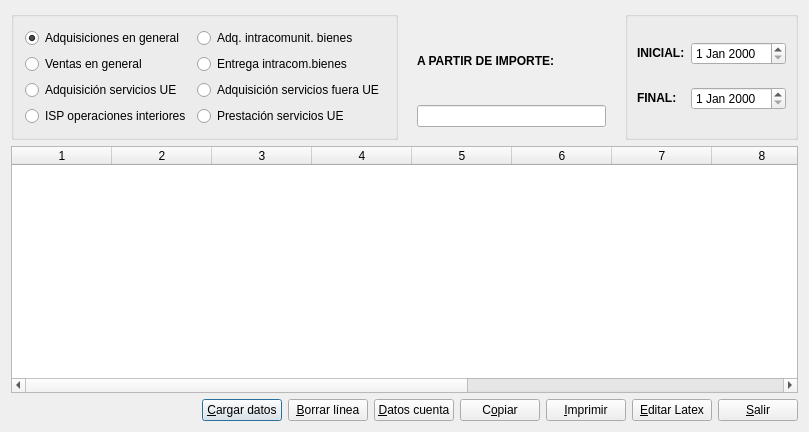
<?xml version="1.0" encoding="UTF-8"?>
<ui version="4.0">
 <author>José Manuel Díez Botella</author>
 <class>rellibiva</class>
 <widget class="QDialog" name="rellibiva">
  <property name="geometry">
   <rect>
    <x>0</x>
    <y>0</y>
    <width>809</width>
    <height>432</height>
   </rect>
  </property>
  <property name="windowTitle">
   <string>Relación de operaciones con terceras personas según libros de IVA</string>
  </property>
  <layout class="QVBoxLayout" name="verticalLayout_2">
   <item>
    <layout class="QHBoxLayout" name="horizontalLayout">
     <item>
      <widget class="QGroupBox" name="groupBox">
       <property name="title">
        <string/>
       </property>
       <layout class="QVBoxLayout" name="verticalLayout">
        <item>
         <layout class="QGridLayout" name="gridLayout">
          <item row="0" column="0">
           <widget class="QRadioButton" name="radioButton1">
            <property name="text">
             <string>Adquisiciones en general</string>
            </property>
            <property name="checked">
             <bool>true</bool>
            </property>
           </widget>
          </item>
          <item row="0" column="1">
           <widget class="QRadioButton" name="aibradioButton">
            <property name="text">
             <string>Adq. intracomunit. bienes</string>
            </property>
           </widget>
          </item>
          <item row="1" column="0">
           <widget class="QRadioButton" name="radioButton2">
            <property name="text">
             <string>Ventas en general</string>
            </property>
           </widget>
          </item>
          <item row="1" column="1">
           <widget class="QRadioButton" name="eibradioButton">
            <property name="text">
             <string>Entrega intracom.bienes</string>
            </property>
           </widget>
          </item>
          <item row="2" column="0">
           <widget class="QRadioButton" name="autofacturasueradioButton">
            <property name="text">
             <string>Adquisición servicios UE</string>
            </property>
           </widget>
          </item>
          <item row="2" column="1">
           <widget class="QRadioButton" name="autofacturasnoueradioButton">
            <property name="text">
             <string>Adquisición servicios fuera UE</string>
            </property>
           </widget>
          </item>
          <item row="3" column="0">
           <widget class="QRadioButton" name="isp_interiores_radioButton">
            <property name="text">
             <string>ISP operaciones interiores</string>
            </property>
           </widget>
          </item>
          <item row="3" column="1">
           <widget class="QRadioButton" name="prestservUEradioButton">
            <property name="text">
             <string>Prestación servicios UE</string>
            </property>
           </widget>
          </item>
         </layout>
        </item>
       </layout>
      </widget>
     </item>
     <item>
      <layout class="QVBoxLayout">
       <property name="spacing">
        <number>6</number>
       </property>
       <property name="leftMargin">
        <number>13</number>
       </property>
       <property name="topMargin">
        <number>13</number>
       </property>
       <property name="rightMargin">
        <number>13</number>
       </property>
       <property name="bottomMargin">
        <number>13</number>
       </property>
       <item>
        <widget class="QLabel" name="textLabel1">
         <property name="text">
          <string>&lt;b&gt;A PARTIR DE IMPORTE:&lt;/b&gt;</string>
         </property>
         <property name="wordWrap">
          <bool>false</bool>
         </property>
        </widget>
       </item>
       <item>
        <widget class="QLineEdit" name="importelineEdit"/>
       </item>
      </layout>
     </item>
     <item>
      <widget class="QGroupBox" name="groupBox_2">
       <property name="title">
        <string/>
       </property>
       <layout class="QGridLayout">
        <property name="leftMargin">
         <number>9</number>
        </property>
        <property name="topMargin">
         <number>9</number>
        </property>
        <property name="rightMargin">
         <number>9</number>
        </property>
        <property name="bottomMargin">
         <number>9</number>
        </property>
        <property name="spacing">
         <number>6</number>
        </property>
        <item row="1" column="1">
         <widget class="QDateEdit" name="finaldateEdit"/>
        </item>
        <item row="0" column="1">
         <widget class="QDateEdit" name="inicialdateEdit"/>
        </item>
        <item row="1" column="0">
         <widget class="QLabel" name="textLabel2">
          <property name="text">
           <string>&lt;b&gt;FINAL:&lt;/b&gt;</string>
          </property>
          <property name="wordWrap">
           <bool>false</bool>
          </property>
         </widget>
        </item>
        <item row="0" column="0">
         <widget class="QLabel" name="textLabel1_2">
          <property name="text">
           <string>&lt;b&gt;INICIAL:&lt;/b&gt;</string>
          </property>
          <property name="wordWrap">
           <bool>false</bool>
          </property>
         </widget>
        </item>
       </layout>
      </widget>
     </item>
    </layout>
   </item>
   <item>
    <widget class="QTableWidget" name="latrellibiva">
     <property name="columnCount">
      <number>12</number>
     </property>
     <column/>
     <column/>
     <column/>
     <column/>
     <column/>
     <column/>
     <column/>
     <column/>
     <column/>
     <column/>
     <column/>
     <column/>
    </widget>
   </item>
   <item>
    <layout class="QHBoxLayout">
     <property name="spacing">
      <number>6</number>
     </property>
     <property name="leftMargin">
      <number>0</number>
     </property>
     <property name="topMargin">
      <number>0</number>
     </property>
     <property name="rightMargin">
      <number>0</number>
     </property>
     <property name="bottomMargin">
      <number>0</number>
     </property>
     <item>
      <spacer>
       <property name="orientation">
        <enum>Qt::Horizontal</enum>
       </property>
       <property name="sizeHint" stdset="0">
        <size>
         <width>40</width>
         <height>20</height>
        </size>
       </property>
      </spacer>
     </item>
     <item>
      <widget class="QPushButton" name="cargapushButton">
       <property name="text">
        <string>&amp;Cargar datos</string>
       </property>
       <property name="icon">
        <iconset resource="keme.qrc">
         <normaloff>:/iconos/graf/refresh.xpm</normaloff>:/iconos/graf/refresh.xpm</iconset>
       </property>
       <property name="shortcut">
        <string>Alt+C</string>
       </property>
      </widget>
     </item>
     <item>
      <widget class="QPushButton" name="borrarpushButton">
       <property name="text">
        <string>&amp;Borrar línea</string>
       </property>
       <property name="icon">
        <iconset resource="keme.qrc">
         <normaloff>:/iconos/graf/borrar.png</normaloff>:/iconos/graf/borrar.png</iconset>
       </property>
      </widget>
     </item>
     <item>
      <widget class="QPushButton" name="datospushButton">
       <property name="text">
        <string>&amp;Datos cuenta</string>
       </property>
       <property name="icon">
        <iconset resource="keme.qrc">
         <normaloff>:/iconos/graf/text-x-vcard.png</normaloff>:/iconos/graf/text-x-vcard.png</iconset>
       </property>
       <property name="shortcut">
        <string>Alt+C</string>
       </property>
      </widget>
     </item>
     <item>
      <widget class="QPushButton" name="copiarpushButton">
       <property name="text">
        <string>C&amp;opiar</string>
       </property>
       <property name="icon">
        <iconset resource="keme.qrc">
         <normaloff>:/iconos/graf/copiar.png</normaloff>:/iconos/graf/copiar.png</iconset>
       </property>
      </widget>
     </item>
     <item>
      <widget class="QPushButton" name="imprimepushButton">
       <property name="text">
        <string>&amp;Imprimir</string>
       </property>
       <property name="icon">
        <iconset resource="keme.qrc">
         <normaloff>:/iconos/graf/printer.png</normaloff>:/iconos/graf/printer.png</iconset>
       </property>
       <property name="shortcut">
        <string>Alt+I</string>
       </property>
      </widget>
     </item>
     <item>
      <widget class="QPushButton" name="latexpushButton">
       <property name="text">
        <string>&amp;Editar Latex</string>
       </property>
       <property name="icon">
        <iconset resource="keme.qrc">
         <normaloff>:/iconos/graf/tex.png</normaloff>:/iconos/graf/tex.png</iconset>
       </property>
      </widget>
     </item>
     <item>
      <widget class="QPushButton" name="salirpushButton">
       <property name="text">
        <string>&amp;Salir</string>
       </property>
       <property name="icon">
        <iconset resource="keme.qrc">
         <normaloff>:/iconos/graf/application-exit.png</normaloff>:/iconos/graf/application-exit.png</iconset>
       </property>
       <property name="shortcut">
        <string>Alt+S</string>
       </property>
      </widget>
     </item>
    </layout>
   </item>
  </layout>
 </widget>
 <layoutdefault spacing="6" margin="11"/>
 <tabstops>
  <tabstop>radioButton1</tabstop>
  <tabstop>radioButton2</tabstop>
  <tabstop>autofacturasueradioButton</tabstop>
  <tabstop>isp_interiores_radioButton</tabstop>
  <tabstop>aibradioButton</tabstop>
  <tabstop>eibradioButton</tabstop>
  <tabstop>autofacturasnoueradioButton</tabstop>
  <tabstop>prestservUEradioButton</tabstop>
  <tabstop>importelineEdit</tabstop>
  <tabstop>inicialdateEdit</tabstop>
  <tabstop>finaldateEdit</tabstop>
  <tabstop>latrellibiva</tabstop>
  <tabstop>cargapushButton</tabstop>
  <tabstop>borrarpushButton</tabstop>
  <tabstop>datospushButton</tabstop>
  <tabstop>copiarpushButton</tabstop>
  <tabstop>imprimepushButton</tabstop>
  <tabstop>latexpushButton</tabstop>
  <tabstop>salirpushButton</tabstop>
 </tabstops>
 <resources>
  <include location="keme.qrc"/>
 </resources>
 <connections>
  <connection>
   <sender>salirpushButton</sender>
   <signal>clicked()</signal>
   <receiver>rellibiva</receiver>
   <slot>accept()</slot>
   <hints>
    <hint type="sourcelabel">
     <x>694</x>
     <y>423</y>
    </hint>
    <hint type="destinationlabel">
     <x>20</x>
     <y>20</y>
    </hint>
   </hints>
  </connection>
 </connections>
</ui>
